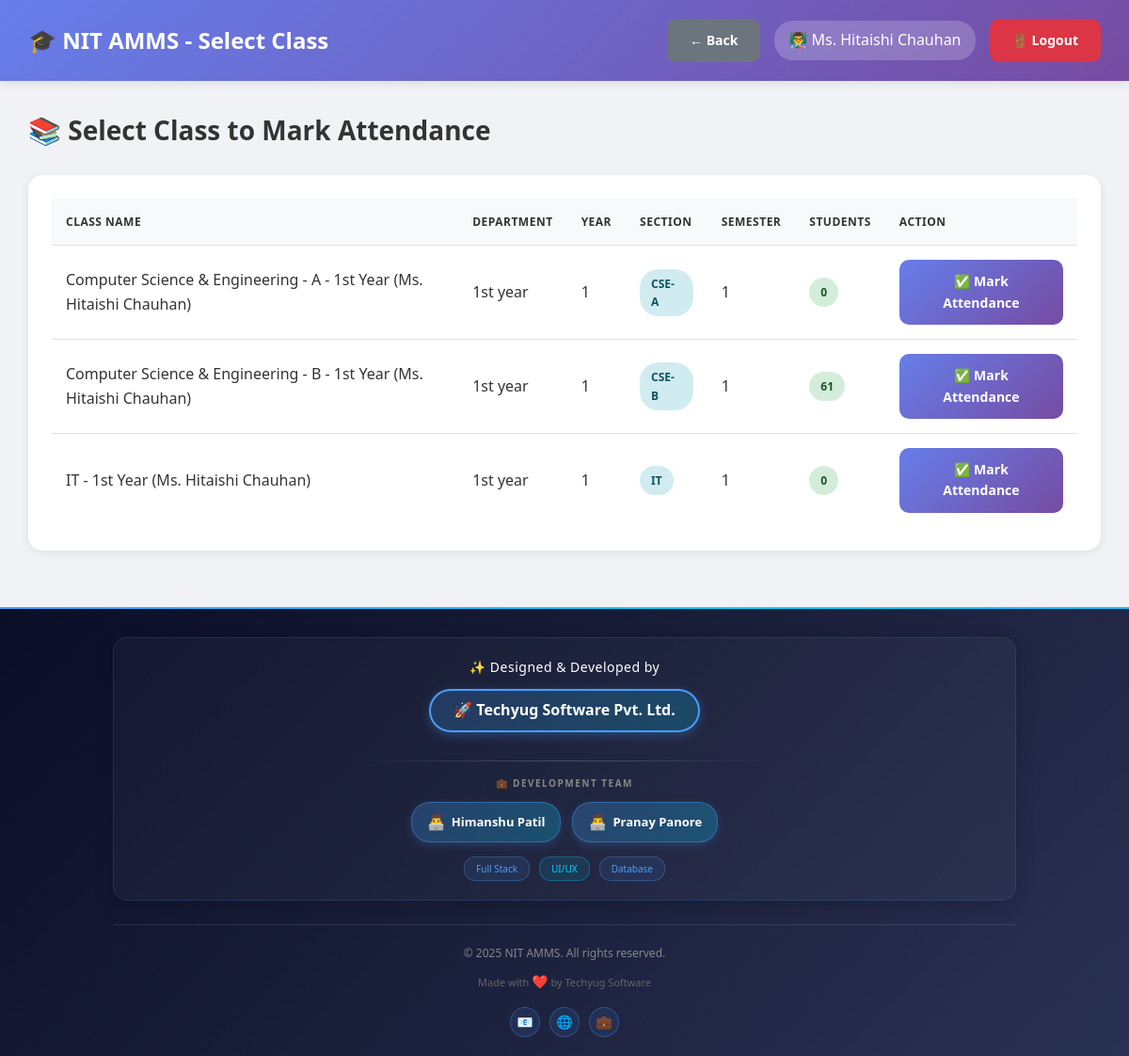
/teacher/select_class.php (signed in), run on the app's committed database.
### tables this page shows
CREATE TABLE `users` (
  `id` int(11) NOT NULL,
  `username` varchar(50) NOT NULL,
  `password` varchar(255) NOT NULL,
  `full_name` varchar(100) NOT NULL,
  `email` varchar(100) NOT NULL,
  `phone` varchar(15) DEFAULT NULL,
  `photo` varchar(255) DEFAULT NULL,
  `role` enum('admin','hod','teacher') NOT NULL,
  `department_id` int(11) DEFAULT NULL,
  `is_active` tinyint(1) DEFAULT 1,
  `created_at` timestamp NOT NULL DEFAULT current_timestamp()
);

CREATE TABLE `classes` (
  `id` int(11) NOT NULL,
  `class_name` varchar(100) NOT NULL,
  `department_id` int(11) NOT NULL,
  `year` int(11) NOT NULL,
  `section` varchar(10) NOT NULL,
  `teacher_id` int(11) NOT NULL,
  `semester` int(11) NOT NULL,
  `academic_year` varchar(20) NOT NULL,
  `created_at` timestamp NOT NULL DEFAULT current_timestamp()
);

CREATE TABLE `departments` (
  `id` int(11) NOT NULL,
  `dept_name` varchar(100) NOT NULL,
  `dept_code` varchar(20) NOT NULL,
  `hod_id` int(11) DEFAULT NULL,
  `created_at` timestamp NOT NULL DEFAULT current_timestamp()
);

### db.php (called while the page is built, shortened)
<?php
$conn = new mysqli(DB_HOST, DB_USER, DB_PASS, DB_NAME);
$conn->set_charset("utf8mb4");
$conn->query("SET time_zone = '+05:30'");
function isLoggedIn() {
    return isset($_SESSION['user_id']) && isset($_SESSION['role']);
}
function getCurrentUser() {
    global $conn;
    $user_id = $_SESSION['user_id'];
    $role = $_SESSION['role'];
    if ($role === 'student') {
        $query = "SELECT * FROM students WHERE id = ?";
    } elseif ($role === 'parent') {
        $query = "SELECT * FROM parents WHERE id = ?";
    } else {
        $query = "SELECT * FROM users WHERE id = ?";
    }
    $stmt = $conn->prepare($query);
    $stmt->bind_param("i", $user_id);
    $stmt->execute();
    $result = $stmt->get_result();
    return $result->fetch_assoc();
}
?>

### teacher/select_class.php (the view, shortened to what this page needs)
<?php
require_once '../db.php';
$user = getCurrentUser();
$teacher_id = $_SESSION['user_id'];
$classes_query = "SELECT c.*, d.dept_name,
                  (SELECT COUNT(*) FROM students WHERE class_id = c.id AND is_active = 1) as student_count
                  FROM classes c
                  LEFT JOIN departments d ON c.department_id = d.id
                  WHERE c.teacher_id = $teacher_id
                  ORDER BY c.class_name";
$classes = $conn->query($classes_query);
?>
<!DOCTYPE html>
<html lang="en">
<head>
    <link rel="stylesheet" href="../assets/style.css">
</head>
<body class="dashboard-container">
    <nav class="navbar">
        <div>
            <h1>🎓 NIT AMMS - Select Class</h1>
        </div>
        <div class="user-info">
            <a href="index.php" class="btn btn-secondary">← Back</a>
            <span>👨‍🏫 <?php echo htmlspecialchars($user['full_name']); ?></span>
            <a href="../logout.php" class="btn btn-danger">🚪 Logout</a>
        </div>
    </nav>
    <div class="main-content">
        <h2>📚 Select Class to Mark Attendance</h2>
        <div class="table-container">
            <table>
                <thead>
                    <tr>
                        <th>Class Name</th>
                        <th>Department</th>
                        <th>Year</th>
                        <th>Section</th>
                        <th>Semester</th>
                        <th>Students</th>
                        <th>Action</th>
                    </tr>
                </thead>
                <tbody>
                    <?php if ($classes->num_rows > 0): ?>
                        <?php while ($class = $classes->fetch_assoc()): ?>
                        <tr>
                            <td><?php echo htmlspecialchars($class['class_name']); ?></td>
                            <td><?php echo htmlspecialchars($class['dept_name']); ?></td>
                            <td><?php echo $class['year']; ?></td>
                            <td><span class="badge badge-info"><?php echo htmlspecialchars($class['section']); ?></span></td>
                            <td><?php echo $class['semester']; ?></td>
                            <td><span class="badge badge-success"><?php echo $class['student_count']; ?></span></td>
                            <td>
                                <a href="mark_attendance.php?class_id=<?php echo $class['id']; ?>"
                                   class="btn btn-primary">
                                    ✅ Mark Attendance
                                </a>
                            </td>
                        </tr>
                        <?php endwhile; ?>
                    <?php endif; ?>
                </tbody>
            </table>
        </div>
    </div>
    <div style="background: linear-gradient(135deg, #0a0e27 0%, #1a1f3a 50%, #2a3254 100%); position: relative; overflow: hidden;">
        <div style="height: 2px; background: linear-gradient(90deg, #4a9eff, #00d4ff, #4a9eff, #00d4ff); background-size: 200% 100%;"></div>
        <div style="max-width: 1000px; margin: 0 auto; padding: 30px 20px 20px;">
            <div style="background: rgba(255, 255, 255, 0.03); padding: 20px 20px; border-radius: 15px; border: 1px solid rgba(74, 158, 255, 0.15); text-align: center; box-shadow: 0 5px 20px rgba(0, 0, 0, 0.2);">
                <p style="color: #ffffff; font-size: 14px; margin: 0 0 12px; font-weight: 500; letter-spacing: 0.5px; font-family: 'Segoe UI', Tahoma, Geneva, Verdana, sans-serif;">✨ Designed & Developed by</p>
                <a href="https://himanshufullstackdeveloper.github.io/techyugsoftware/" style="display: inline-block; color: #ffffff; font-size: 16px; font-weight: 700; text-decoration: none; padding: 8px 24px; border: 2px solid #4a9eff; border-radius: 30px; background: linear-gradient(135deg, rgba(74, 158, 255, 0.2), rgba(0, 212, 255, 0.2)); box-shadow: 0 3px 12px rgba(74, 158, 255, 0.3); margin-bottom: 15px; font-family: 'Segoe UI', Tahoma, Geneva, Verdana, sans-serif;">
                    🚀 Techyug Software Pvt. Ltd.
                </a>
                <div style="width: 50%; height: 1px; background: linear-gradient(90deg, transparent, rgba(255, 255, 255, 0.2), transparent); margin: 15px auto;"></div>
                <p style="color: #888; font-size: 10px; margin: 0 0 12px; text-transform: uppercase; letter-spacing: 1.5px; font-weight: 600; font-family: 'Segoe UI', Tahoma, Geneva, Verdana, sans-serif;">💼 Development Team</p>
                <div style="display: flex; justify-content: center; gap: 12px; flex-wrap: wrap; margin-top: 12px;">
                    <a href="https://himanshufullstackdeveloper.github.io/portfoilohimanshu/" style="color: #ffffff; font-size: 13px; text-decoration: none; padding: 8px 16px; background: linear-gradient(135deg, rgba(74, 158, 255, 0.25), rgba(0, 212, 255, 0.25)); border-radius: 20px; border: 1px solid rgba(74, 158, 255, 0.4); display: inline-flex; align-items: center; gap: 6px; box-shadow: 0 3px 10px rgba(74, 158, 255, 0.2); font-family: 'Segoe UI', Tahoma, Geneva, Verdana, sans-serif;">
                        <span style="font-size: 16px;">👨‍💻</span>
                        <span style="font-weight: 600;">Himanshu Patil</span>
                    </a>
                    <a href="https://devpranaypanore.github.io/Pranaypanore-live-.html/" style="color: #ffffff; font-size: 13px; text-decoration: none; padding: 8px 16px; background: linear-gradient(135deg, rgba(74, 158, 255, 0.25), rgba(0, 212, 255, 0.25)); border-radius: 20px; border: 1px solid rgba(74, 158, 255, 0.4); display: inline-flex; align-items: center; gap: 6px; box-shadow: 0 3px 10px rgba(74, 158, 255, 0.2); font-family: 'Segoe UI', Tahoma, Geneva, Verdana, sans-serif;">
                        <span style="font-size: 16px;">👨‍💻</span>
                        <span style="font-weight: 600;">Pranay Panore</span>
                    </a>
                </div>
                <div style="margin-top: 15px; display: flex; justify-content: center; gap: 10px; flex-wrap: wrap;">
                    <span style="color: #4a9eff; font-size: 10px; padding: 4px 12px; background: rgba(74, 158, 255, 0.1); border-radius: 12px; border: 1px solid rgba(74, 158, 255, 0.3); font-family: 'Segoe UI', Tahoma, Geneva, Verdana, sans-serif;">Full Stack</span>
                    <span style="color: #00d4ff; font-size: 10px; padding: 4px 12px; background: rgba(0, 212, 255, 0.1); border-radius: 12px; border: 1px solid rgba(0, 212, 255, 0.3); font-family: 'Segoe UI', Tahoma, Geneva, Verdana, sans-serif;">UI/UX</span>
                    <span style="color: #4a9eff; font-size: 10px; padding: 4px 12px; background: rgba(74, 158, 255, 0.1); border-radius: 12px; border: 1px solid rgba(74, 158, 255, 0.3); font-family: 'Segoe UI', Tahoma, Geneva, Verdana, sans-serif;">Database</span>
                </div>
            </div>
            <div style="margin-top: 25px; padding-top: 20px; border-top: 1px solid rgba(255, 255, 255, 0.1); text-align: center;">
                <p style="color: #888; font-size: 12px; margin: 0 0 10px; font-family: 'Segoe UI', Tahoma, Geneva, Verdana, sans-serif;">© 2025 NIT AMMS. All rights reserved.</p>
                <p style="color: #666; font-size: 11px; margin: 0; font-family: 'Segoe UI', Tahoma, Geneva, Verdana, sans-serif;">
                    Made with <span style="color: #ff4757; font-size: 14px;">❤️</span> by Techyug Software
                </p>
                <div style="margin-top: 15px; display: flex; justify-content: center; gap: 10px;">
                    <a href="#" style="width: 32px; height: 32px; display: inline-flex; align-items: center; justify-content: center; background: rgba(74, 158, 255, 0.1); border: 1px solid rgba(74, 158, 255, 0.3); border-radius: 50%; color: #4a9eff; text-decoration: none; font-size: 14px;">📧</a>
                    <a href="#" style="width: 32px; height: 32px; display: inline-flex; align-items: center; justify-content: center; background: rgba(74, 158, 255, 0.1); border: 1px solid rgba(74, 158, 255, 0.3); border-radius: 50%; color: #4a9eff; text-decoration: none; font-size: 14px;">🌐</a>
                    <a href="#" style="width: 32px; height: 32px; display: inline-flex; align-items: center; justify-content: center; background: rgba(74, 158, 255, 0.1); border: 1px solid rgba(74, 158, 255, 0.3); border-radius: 50%; color: #4a9eff; text-decoration: none; font-size: 14px;">💼</a>
                </div>
            </div>
        </div>
    </div>
</body>
</html>

### assets/style.css (style rules this page uses)
* { margin: 0; padding: 0; box-sizing: border-box; }
body { font-family: 'Segoe UI', Tahoma, Geneva, Verdana, sans-serif; background: linear-gradient(135deg, #667eea 0%, #764ba2 50%, #f093fb 100%); color: #333; line-height: 1.6; }
.btn { padding: 12px 24px; border: none; border-radius: 10px; font-size: 14px; font-weight: 600; cursor: pointer; transition: all 0.3s ease; text-decoration: none; display: inline-block; text-align: center; }
.btn-primary { background: linear-gradient(135deg, #667eea 0%, #764ba2 100%); color: white; }
.btn-danger { background: #dc3545; color: white; }
.btn-secondary { background: #6c757d; color: white; }
.dashboard-container { background: #f0f2f5; min-height: 100vh; }
.navbar { background: linear-gradient(135deg, #667eea 0%, #764ba2 100%); color: white; padding: 20px 30px; display: flex; justify-content: space-between; align-items: center; box-shadow: 0 2px 10px rgba(0, 0, 0, 0.1); position: sticky; top: 0; z-index: 100; }
.navbar h1 { font-size: 24px; font-weight: 600; }
.navbar .user-info { display: flex; align-items: center; gap: 15px; }
.navbar .user-info span { background: rgba(255, 255, 255, 0.2); padding: 8px 15px; border-radius: 20px; }
.main-content { padding: 30px; max-width: 1400px; margin: 0 auto; }
.main-content h2 { margin-bottom: 25px; color: #333; font-size: 28px; }
.table-container { background: white; border-radius: 15px; padding: 25px; box-shadow: 0 2px 10px rgba(0, 0, 0, 0.08); overflow-x: auto; margin-bottom: 30px; }
table { width: 100%; border-collapse: collapse; }
table thead { background: #f8f9fa; }
table th, table td { padding: 15px; text-align: left; border-bottom: 1px solid #e0e0e0; }
table th { font-weight: 600; color: #333; text-transform: uppercase; font-size: 12px; letter-spacing: 0.5px; }
table tr:last-child td { border-bottom: none; }
.badge { padding: 6px 12px; border-radius: 20px; font-size: 12px; font-weight: 600; display: inline-block; }
.badge-success { background: #d4edda; color: #155724; }
.badge-info { background: #d1ecf1; color: #0c5460; }

### data on the page
users: full_name "Ms. Hitaishi Chauhan"
classes: class_name "Computer Science & Engineering - A - 1st Year (Ms. Hitaishi Chauhan)", department.dept_name "1st year", year "1", section "CSE-A", semester "1", student_count "0"
classes: class_name "Computer Science & Engineering - B - 1st Year (Ms. Hitaishi Chauhan)", department.dept_name "1st year", year "1", section "CSE-B", semester "1", student_count "61"
classes: class_name "IT - 1st Year (Ms. Hitaishi Chauhan)", department.dept_name "1st year", year "1", section "IT", semester "1", student_count "0"
